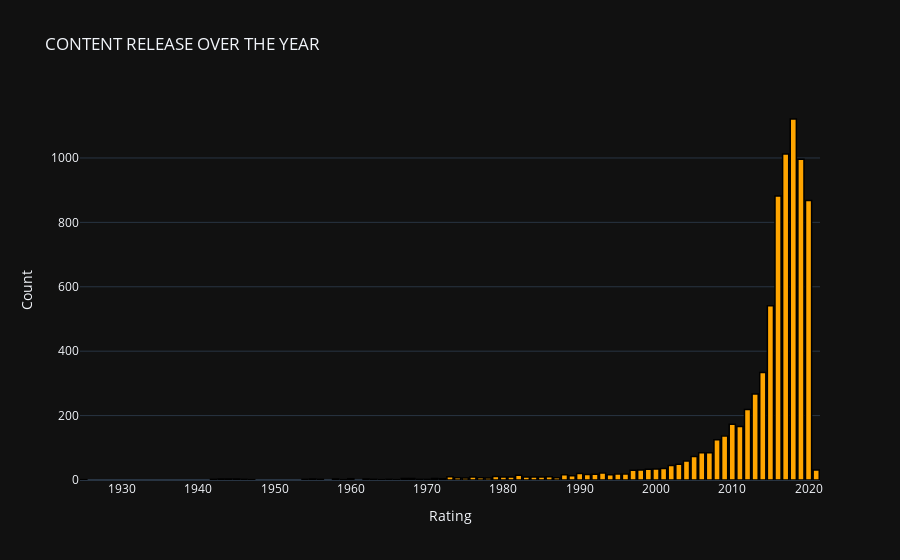

The notebook cell saved with this chart:
### Markdown cell above
# Content released over the Years on Netflix

### Code cell
temp_df1 = df['release_year'].value_counts().reset_index()


# create trace1
trace1 = go.Bar(
                x = temp_df1['index'],
                y = temp_df1['release_year'],
                marker = dict(color = 'rgb(255,165,0)',
                             line=dict(color='rgb(0,0,0)',width=1.5)))
layout = go.Layout(template= "plotly_dark",title = 'CONTENT RELEASE OVER THE YEAR' , xaxis = dict(title = 'Rating'), yaxis = dict(title = 'Count'))
fig = go.Figure(data = [trace1], layout = layout)
fig.show()

### Figure 1 — Plotly figure (JSON) as saved in the notebook; plotly's stock layout.template omitted (floating-point values rounded to 4 significant figures)
{"data": [{"marker": {"color": "rgb(255,165,0)", "line": {"color": "rgb(0,0,0)", "width": 1.5}}, "type": "bar", "x": [2018, 2017, 2019, 2016, 2020, 2015, 2014, 2013, 2012, 2010, 2011, 2009, 2008, 2006, 2007, 2005, 2004, 2003, 2002, 2001, 2000, 1999, 1998, 2021, 1997, 1993, 1990, 1996, 1995, 1992, 1991, 1994, 1988, 1982, 1989, 1979, 1973, 1986, 1984, 1980, 1976, 1985, 1981, 1983, 1974, 1977, 1987, 1975, 1978, 1968, 1967, 1971, 1972, 1960, 1944, 1945, 1955, 1943, 1958, 1962, 1970, 1956, 1963, 1946, 1954, 1942, 1969, 1965, 1966, 1947, 1959, 1964, 1925], "y": [1121, 1012, 996, 882, 868, 541, 334, 267, 219, 173, 166, 137, 125, 85, 85, 73, 59, 49, 45, 36, 34, 33, 31, 31, 30, 22, 20, 19, 19, 18, 17, 16, 16, 15, 13, 11, 10, 10, 9, 9, 9, 9, 9, 9, 7, 7, 7, 6, 6, 5, 5, 5, 4, 4, 3, 3, 3, 3, 3, 3, 2, 2, 2, 2, 2, 2, 2, 2, 1, 1, 1, 1, 1]}], "layout": {"title": {"text": "CONTENT RELEASE OVER THE YEAR"}, "xaxis": {"title": {"text": "Rating"}}, "yaxis": {"title": {"text": "Count"}}}}
